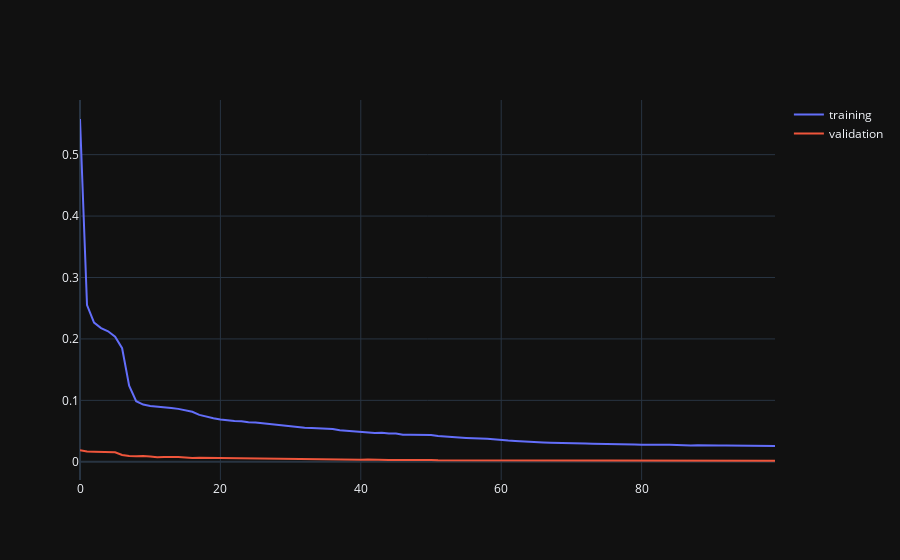

The notebook cell saved with this chart:
### Code cell
train = go.Scatter(x= np.arange(len(model_train_loss)), y=model_train_loss, name="training")
valid = go.Scatter(x= np.arange(len(mdoel_eval_loss)),  y=mdoel_eval_loss, name="validation")

fig = go.Figure([train, valid])
fig.update_layout(template =  "plotly_dark")
fig.show()
